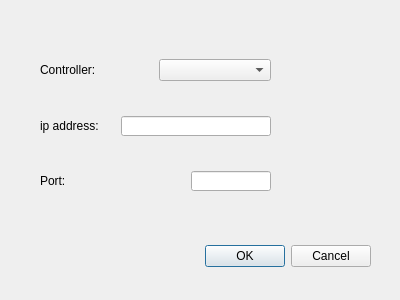
<?xml version="1.0" encoding="UTF-8"?>
<ui version="4.0">
 <class>Settings</class>
 <widget class="QDialog" name="Settings">
  <property name="geometry">
   <rect>
    <x>0</x>
    <y>0</y>
    <width>400</width>
    <height>300</height>
   </rect>
  </property>
  <property name="windowTitle">
   <string>Settings</string>
  </property>
  <widget class="QDialogButtonBox" name="buttonBox">
   <property name="geometry">
    <rect>
     <x>30</x>
     <y>240</y>
     <width>341</width>
     <height>32</height>
    </rect>
   </property>
   <property name="orientation">
    <enum>Qt::Horizontal</enum>
   </property>
   <property name="standardButtons">
    <set>QDialogButtonBox::Cancel|QDialogButtonBox::Ok</set>
   </property>
  </widget>
  <widget class="QWidget" name="layoutWidget">
   <property name="geometry">
    <rect>
     <x>40</x>
     <y>30</y>
     <width>231</width>
     <height>191</height>
    </rect>
   </property>
   <layout class="QVBoxLayout" name="verticalLayout">
    <item>
     <layout class="QHBoxLayout" name="horizontalLayout_3">
      <item>
       <widget class="QLabel" name="label_3">
        <property name="text">
         <string>Controller: </string>
        </property>
       </widget>
      </item>
      <item>
       <widget class="QComboBox" name="contr_comboBox"/>
      </item>
     </layout>
    </item>
    <item>
     <layout class="QHBoxLayout" name="horizontalLayout">
      <item>
       <widget class="QLabel" name="label">
        <property name="text">
         <string>ip address: </string>
        </property>
       </widget>
      </item>
      <item>
       <widget class="QLineEdit" name="lineEdit">
        <property name="maximumSize">
         <size>
          <width>150</width>
          <height>20</height>
         </size>
        </property>
       </widget>
      </item>
     </layout>
    </item>
    <item>
     <layout class="QHBoxLayout" name="horizontalLayout_2">
      <item>
       <widget class="QLabel" name="label_2">
        <property name="text">
         <string>Port: </string>
        </property>
       </widget>
      </item>
      <item>
       <widget class="QLineEdit" name="port_lineEdit">
        <property name="maximumSize">
         <size>
          <width>80</width>
          <height>20</height>
         </size>
        </property>
       </widget>
      </item>
     </layout>
    </item>
   </layout>
  </widget>
 </widget>
 <resources/>
 <connections>
  <connection>
   <sender>buttonBox</sender>
   <signal>accepted()</signal>
   <receiver>Settings</receiver>
   <slot>accept()</slot>
   <hints>
    <hint type="sourcelabel">
     <x>248</x>
     <y>254</y>
    </hint>
    <hint type="destinationlabel">
     <x>157</x>
     <y>274</y>
    </hint>
   </hints>
  </connection>
  <connection>
   <sender>buttonBox</sender>
   <signal>rejected()</signal>
   <receiver>Settings</receiver>
   <slot>reject()</slot>
   <hints>
    <hint type="sourcelabel">
     <x>316</x>
     <y>260</y>
    </hint>
    <hint type="destinationlabel">
     <x>286</x>
     <y>274</y>
    </hint>
   </hints>
  </connection>
 </connections>
</ui>
